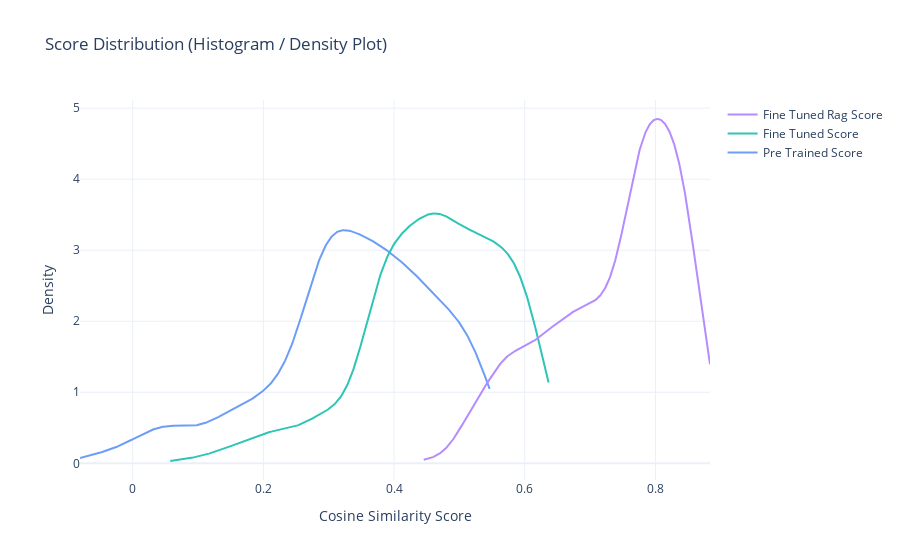

The notebook cell saved with this chart:
### Code cell
import plotly.figure_factory as ff

slice_idx = slice(0, 1000)

# Prepare data
hist_data = [data[col][slice_idx] for col in ploting_column]
group_labels = [col.replace('_', ' ').title() for col in ploting_column]
colors = ['#6C9EF8', '#2EC4B6', '#B58CFF']

# Create density plot (KDE-like overlay)
fig = ff.create_distplot(
    hist_data, group_labels,
    colors=colors,
    show_hist=False,  # only smooth curves
    show_rug=False
)

fig.update_layout(
    title="Score Distribution (Histogram / Density Plot)",
    xaxis_title="Cosine Similarity Score",
    yaxis_title="Density",
    template='plotly_white'
)

fig.show()

### Figure 1 — Plotly figure (JSON) as saved in the notebook; plotly's stock layout.template omitted (floating-point values rounded to 4 significant figures; data arrays with more than 128 entries replaced by an {"elided": "..."} marker saying what was removed)
{"data": [{"legendgroup": "Pre Trained Score", "marker": {"color": "#6C9EF8"}, "mode": "lines", "name": "Pre Trained Score", "showlegend": true, "type": "scatter", "x": {"elided": "500 float values"}, "xaxis": "x", "y": {"elided": "500 float values"}, "yaxis": "y"}, {"legendgroup": "Fine Tuned Score", "marker": {"color": "#2EC4B6"}, "mode": "lines", "name": "Fine Tuned Score", "showlegend": true, "type": "scatter", "x": {"elided": "500 float values"}, "xaxis": "x", "y": {"elided": "500 float values"}, "yaxis": "y"}, {"legendgroup": "Fine Tuned Rag Score", "marker": {"color": "#B58CFF"}, "mode": "lines", "name": "Fine Tuned Rag Score", "showlegend": true, "type": "scatter", "x": {"elided": "500 float values"}, "xaxis": "x", "y": {"elided": "500 float values"}, "yaxis": "y"}], "layout": {"barmode": "overlay", "hovermode": "closest", "legend": {"traceorder": "reversed"}, "title": {"text": "Score Distribution (Histogram / Density Plot)"}, "xaxis": {"anchor": "y2", "domain": [0, 1], "title": {"text": "Cosine Similarity Score"}, "zeroline": false}, "yaxis": {"anchor": "free", "domain": [0, 1], "position": 0, "title": {"text": "Density"}}}}
